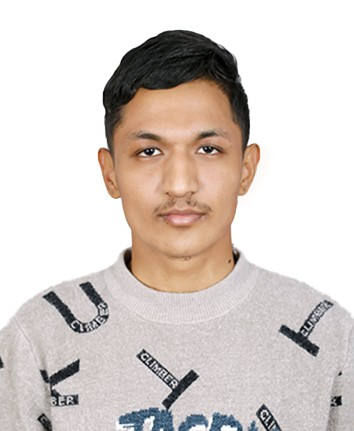
#> input picture portfolio/assets/profile.jpg, 354 x 431 px, given in place of the camera
$ python capture_photos.py ../../portfolio/assets
#> lines starting #> are read from the running program, lines starting #| are printed output that depends on the picture; after the words box and inside, x2 and y2 are one past the last pixel; in counts of white or black regions, pixels touching at a corner belong together
### MachineLearning/face_rec/face_utils.py
import json
from pathlib import Path

import cv2
import numpy as np

from config import FACE_SIZE, LABELS_PATH, MODEL_PATH, MODELS_DIR


def cascade_path() -> str:
    return str(Path(cv2.data.haarcascades) / "haarcascade_frontalface_default.xml")


def load_cascade() -> cv2.CascadeClassifier:
    path = cascade_path()
    cascade = cv2.CascadeClassifier(path)
    if cascade.empty():
        raise RuntimeError(f"Could not load face detector: {path}")
    return cascade


def prepare_gray(gray: np.ndarray) -> np.ndarray:
    """Improve contrast so the Haar detector finds faces more reliably."""
    return cv2.equalizeHist(gray)


def detect_faces(gray: np.ndarray, cascade: cv2.CascadeClassifier) -> list[tuple[int, int, int, int]]:
    enhanced = prepare_gray(gray)
    faces = cascade.detectMultiScale(
        enhanced,
        scaleFactor=1.05,
        minNeighbors=4,
        minSize=(60, 60),
    )
    if len(faces) == 0:
        return []
    return [tuple(int(v) for v in f) for f in faces]


# [40 lines left out: functions crop_face, load_labels, save_labels, load_recognizer, predict_name, not called in this run]

### MachineLearning/face_rec/capture_photos.py
"""Capture enrollment photos from your webcam into dataset/<your_name>/."""

import argparse
import time
from pathlib import Path

import cv2

from config import DATASET_DIR
from face_utils import detect_faces, load_cascade


def main() -> None:
    parser = argparse.ArgumentParser(description="Capture face photos for training")
    parser.add_argument("name", help="Person name (folder name), e.g. Alice")
    parser.add_argument(
        "--count",
        type=int,
        default=15,
        help="Number of photos to capture (default: 15)",
    )
    args = parser.parse_args()

    person_dir = DATASET_DIR / args.name.replace(" ", "_")
    person_dir.mkdir(parents=True, exist_ok=True)

    cap = cv2.VideoCapture(0)
    if not cap.isOpened():
        raise RuntimeError("Could not open webcam. Check camera permissions.")

    cascade = load_cascade()
    print(f"Saving to: {person_dir}")
    print("Face the camera. Wait for the GREEN box, then press SPACE. Q to quit.")

    captured = 0
    while captured < args.count:
        ok, frame = cap.read()
#> frame is the input picture: shape (431, 354, 3); mean B, G, R 201.2, 206, 215
        if not ok:
            print("Failed to read from webcam.")
            break

        preview = frame.copy()
        gray = cv2.cvtColor(frame, cv2.COLOR_BGR2GRAY)
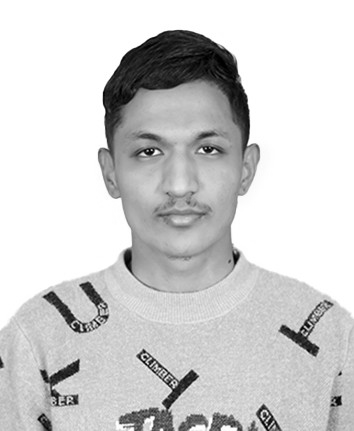
#> gray: shape (431, 354); min 0, max 255, mean 208.1
        boxes = detect_faces(gray, cascade)
#> in prepare_gray, `return cv2.equalizeHist(gray)`:
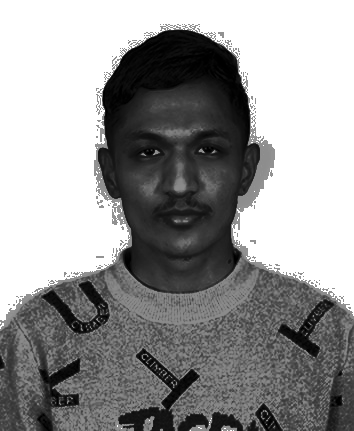
#> returned value: shape (431, 354); min 0, max 255, mean 151.2
#> in detect_faces, `faces = cascade.detectMultiScale( enhanced, scaleFactor=1.05, minNeigh..`: faces = [[102, 97, 150, 150]]
#> boxes = [(102, 97, 150, 150)]
        face_ok = len(boxes) > 0
#> face_ok = True
        for (x, y, w, h) in boxes:
            color = (0, 255, 0) if face_ok else (0, 0, 255)
            cv2.rectangle(preview, (x, y), (x + w, y + h), color, 2)
#> this loop made 1 pass
#> (x, y, w, h, color) on pass 1: (102, 97, 150, 150, (0, 255, 0))
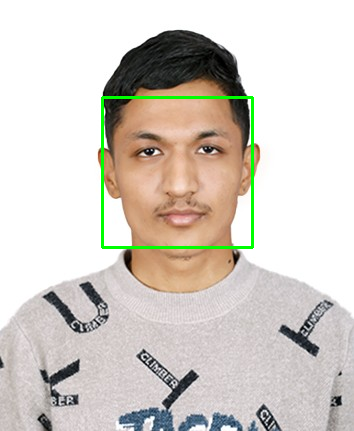
#> preview: shape (431, 354, 3); 1.18% of pixels changed, all inside (x1, y1, x2, y2) = (101, 96, 254, 249)

        status = "Face OK - press SPACE" if face_ok else "No face - move closer / better light"
#> status = 'Face OK - press SPACE'
        cv2.putText(
            preview,
            f"{captured}/{args.count}  {status}  Q=quit",
            (10, 30),
            cv2.FONT_HERSHEY_SIMPLEX,
            0.6,
            (0, 255, 0) if face_ok else (0, 0, 255),
            2,
        )
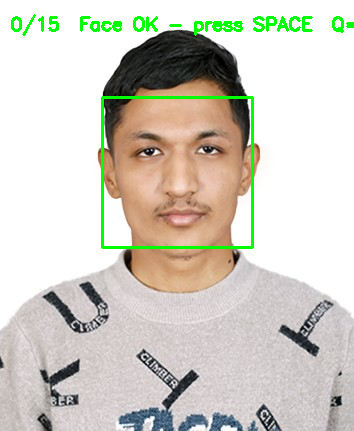
#> preview: shape (431, 354, 3); 1.28% of pixels changed, all inside (x1, y1, x2, y2) = (11, 14, 354, 36)
        cv2.imshow("Capture enrollment photos", preview)

        key = cv2.waitKey(30) & 0xFF
#> (key q is pressed here)
        if key in (ord("q"), ord("Q"), 27):
            break
        if key == ord(" "):
            if not face_ok:
                print("Skipped: no face detected. Adjust position and try again.")
                continue
            path = person_dir / f"photo_{captured + 1:02d}.jpg"
            cv2.imwrite(str(path), frame)
            captured += 1
            print(f"Saved {path.name}")
            time.sleep(0.3)

    cap.release()
    cv2.destroyAllWindows()
    print(f"Done. Captured {captured} photos.")
    if captured > 0:
        print("Next step: python train.py")


if __name__ == "__main__":
    main()
